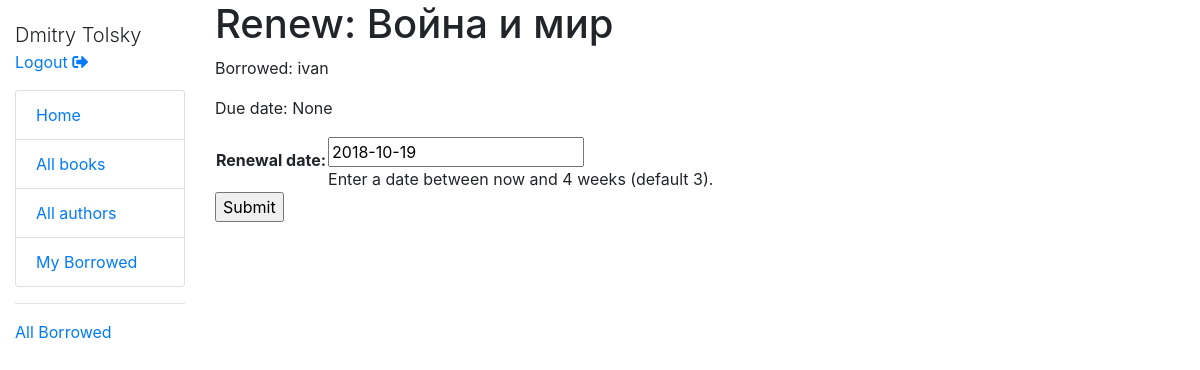
/catalog/book/f6d1cbd1-6ce4-438f-86ba-954855dd507a/renew/ (signed in), run on the app's committed database.
### catalog/models.py (models this page shows, shortened)
class BookInstance(models.Model):
    id = models.UUIDField(primary_key=True, default=uuid.uuid4, help_text="Unique ID for this particular book across whole library")
    book = models.ForeignKey('Book', on_delete=models.SET_NULL, null=True)
    imprint = models.CharField(max_length=200)
    due_back = models.DateField(null=True, blank=True)
    borrower = models.ForeignKey(User, on_delete=models.SET_NULL, null=True, blank=True)
    LOAN_STATUS = (
        ('m', 'Maintenance'),
        ('o', 'On loan'),
        ('a', 'Available'),
        ('r', 'Reserved')
    )
    status = models.CharField(max_length=1, choices=LOAN_STATUS, blank=True, default='m', help_text="Book availability")
    class Meta:
        ordering = ["due_back"]
        permissions = (
            ("can_mark_returned", "Set book as returned"),
        )
    @property
    def is_overdue(self):
        if self.due_back and date.today() > self.due_back:
            return True
        return False

class Book(models.Model):
    title = models.CharField(max_length=200)
    author = models.ForeignKey('Author', on_delete=models.SET_NULL, null=True)
    summary = models.TextField(max_length=1000, help_text="Enter a brief description of the book.")
    isbn = models.CharField('ISBN', max_length=13, help_text='13 Character <a href="https://www.isbn-international.org/content/what-isbn">ISBN number</a>')
    genre = models.ManyToManyField(Genre, help_text="Select a genre for this book.")
    language = models.ForeignKey('Language', on_delete=models.SET_NULL, null=True)
    def display_genre(self):
        return ', '.join([genre.name for genre in self.genre.all()[:3]])
    display_genre.short_description = 'Genre'

### catalog/views.py (the view)
# urls.py: url(r'^book/(?P<pk>[-\w]+)/renew/$', views.renew_book_librarian, name='renew-book-librarian'),
@permission_required('catalog.can_mark_returned')
def renew_book_librarian(request, pk):
    book_inst = get_object_or_404(BookInstance, pk=pk)
    if request.method == 'POST':
        form = RenewBookModelForm(request.POST)
        if form.is_valid():
            book_inst.due_back = form.cleaned_data['due_back']
            book_inst.save()
            return HttpResponseRedirect(reverse('all-borrowed'))
    else:
        proposed_renewal_date = datetime.date.today() + datetime.timedelta(weeks=3)
        form = RenewBookModelForm(initial={'due_back': proposed_renewal_date})
    return render(
        request,
        'catalog/book_renew_librarian.html',
        {'form': form, 'bookinst': book_inst}
    )

### catalog/forms.py (shortened to what this page needs)
class RenewBookModelForm(ModelForm):
    class Meta:
        model = BookInstance
        fields = ['due_back']
        labels = {'due_back': _('Renewal date')}
        help_texts = {'due_back': _("Enter a date between now and 4 weeks (default 3).")}

### catalog/templates/catalog/book_renew_librarian.html (shortened to what this page needs)
{% extends "base_generic.html" %}
{% block content %}
    <h1>Renew: {{ bookinst.book.title }}</h1>
    <p>Borrowed: {{ bookinst.borrower }}</p>
    <p {% if bookinst.is_overdue %} class="text-danger"{% endif %}>Due date: {{ bookinst.due_back }}</p>
    <form action="" method="post">
        <table>
            {{ form }}
        </table>
        <input type="submit" value="Submit">
    </form>
{% endblock %}

### catalog/templates/base_generic.html (shortened to what this page needs)
<!DOCTYPE html>
<html lang="en">
<head>
    <link rel="stylesheet" href="https://stackpath.bootstrapcdn.com/bootstrap/4.1.3/css/bootstrap.min.css">
<link rel="stylesheet" href="https://use.fontawesome.com/releases/v5.3.1/css/all.css">
    {% load static %}
    <link rel="stylesheet" href="{% static 'css/styles.css' %}">
</head>
<body>
    <div class="container-fluid">
        <div class="row">
            <div class="col-sm-2">
                {% block sidebar %}
                    <ul class="sidebar-nav">
                        {% if user.is_authenticated %}
                            <li class="lead">{{ user.get_full_name }}</li>
                            <li>
                                <a href="{% url 'logout' %}?next={{ request.path }}">Logout <i class="fas fa-sign-out-alt"></i></a>
                            </li>
                        {% else %}
                            <li>
                                <a href="{% url 'login' %}?next={{ request.path }}">Login</a>
                            </li>
                        {% endif %}
                    </ul>
                     <ul class="list-group">
                         <li class="list-group-item">
                             <a href="{% url 'index' %}">Home</a>
                         </li>
                         <li class="list-group-item">
                            <a href="{% url 'books' %}">All books</a>
                         </li>
                         <li class="list-group-item">
                             <a href="{% url 'authors' %}">All authors</a>
                         </li>
                         <li class="list-group-item">
                            {% if user.is_authenticated %}
                                <a href="{% url 'my-borrowed' %}">My Borrowed</a>
                            {% endif %}
                         </li>
                     </ul>
                    {% if perms.catalog.can_mark_returned %}
                        <hr>
                        <a href="{% url 'all-borrowed' %}">All Borrowed</a>
                    {% endif %}
                {% endblock %}
            </div>
            <div class="col-sm-10">
                {% block content %}{% endblock %}
            </div>
        </div>
    </div>
</body>
</html>

### catalog/static/css/styles.css (style rules this page uses)
.sidebar-nav { margin-top: 20px; padding: 0; list-style: none; }

### data on the page
BookInstance: book "Война и мир", borrower "ivan", due_back "None"

### other printed values
{{ user.get_full_name }} "Dmitry Tolsky"
